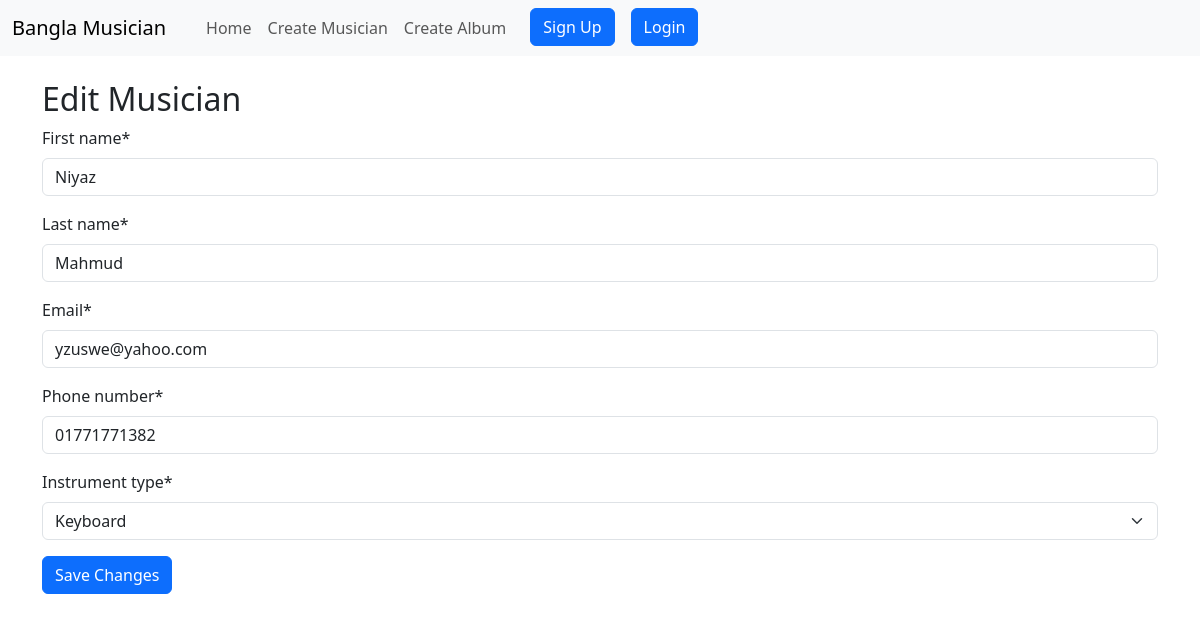
The app's page /musician/edit/3/ with its own data.
### musician/models.py (models this page shows)
class Musician(models.Model):
    INSTRUMENT_TYPE = (
        ("harmonium", "Harmonium"),
        ("guitar", "Guitar"),
        ("drams", "Drams"),
        ("keyboard", "Keyboard"),
    )
    first_name = models.CharField(max_length=20)
    last_name = models.CharField(max_length=20)
    email = models.EmailField()
    phone_number = models.CharField(max_length=15)
    instrument_type = models.CharField(choices=INSTRUMENT_TYPE, max_length=20)
    def __str__(self):
        return f"{self.first_name} {self.last_name}"

### musician/views.py (the view)
# urls.py: path('edit/<int:id>/', views.edit_musician, name='edit_musician'),
def edit_musician(request, id):
    musician = Musician.objects.get(id=id)
    print(musician)
    form = MusicianForm(instance=musician)
    if request.method == "POST":
        form = MusicianForm(request.POST, instance=musician)
        if form.is_valid():
            form.save()
        return redirect("home")
    return render(request, "./musician/edit_musician.html", {"form": form})

### musician/forms.py
class MusicianForm(forms.ModelForm):
    class Meta:
        model = Musician
        fields = '__all__'

### musician/templates/musician/edit_musician.html (shortened to what this page needs)
{% extends 'base.html' %}
{% block content %}
<h2>Edit Musician</h2>
<form method="post">
    {% load crispy_forms_tags %}
    {{ form|crispy }}
    <button type="submit" class="btn btn-primary">Save Changes</button>
</form>
{% endblock %}

### records on screen
Musician: first_name "Niyaz", last_name "Mahmud", email "yzuswe@yahoo.com", phone_number "01771771382", instrument_type "Keyboard"
